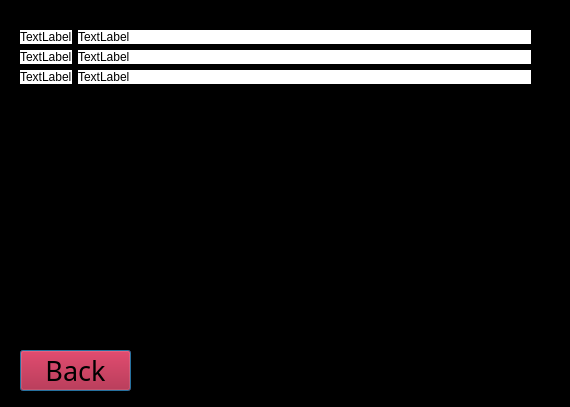
<?xml version="1.0" encoding="UTF-8"?>
<ui version="4.0">
 <class>Dialog</class>
 <widget class="QDialog" name="Dialog">
  <property name="geometry">
   <rect>
    <x>0</x>
    <y>0</y>
    <width>570</width>
    <height>407</height>
   </rect>
  </property>
  <property name="windowTitle">
   <string>Dialog</string>
  </property>
  <property name="styleSheet">
   <string notr="true">background-color: rgb(0, 0, 0);</string>
  </property>
  <widget class="QPushButton" name="pushButton_3">
   <property name="geometry">
    <rect>
     <x>20</x>
     <y>350</y>
     <width>111</width>
     <height>41</height>
    </rect>
   </property>
   <property name="font">
    <font>
     <family>Swis721 BlkCn BT</family>
     <pointsize>20</pointsize>
     <weight>50</weight>
     <bold>false</bold>
    </font>
   </property>
   <property name="styleSheet">
    <string notr="true">background-color: rgb(175, 4, 35);</string>
   </property>
   <property name="text">
    <string>Back</string>
   </property>
  </widget>
  <widget class="QWidget" name="formLayoutWidget">
   <property name="geometry">
    <rect>
     <x>20</x>
     <y>30</y>
     <width>511</width>
     <height>301</height>
    </rect>
   </property>
   <layout class="QFormLayout" name="formLayout">
    <item row="0" column="0">
     <widget class="QLabel" name="label">
      <property name="styleSheet">
       <string notr="true">background-color: rgb(255, 255, 255);</string>
      </property>
      <property name="text">
       <string>TextLabel</string>
      </property>
     </widget>
    </item>
    <item row="0" column="1">
     <widget class="QLabel" name="label_2">
      <property name="styleSheet">
       <string notr="true">background-color: rgb(255, 255, 255);</string>
      </property>
      <property name="text">
       <string>TextLabel</string>
      </property>
     </widget>
    </item>
    <item row="1" column="1">
     <widget class="QLabel" name="label_3">
      <property name="styleSheet">
       <string notr="true">background-color: rgb(255, 255, 255);</string>
      </property>
      <property name="text">
       <string>TextLabel</string>
      </property>
     </widget>
    </item>
    <item row="2" column="1">
     <widget class="QLabel" name="label_4">
      <property name="styleSheet">
       <string notr="true">background-color: rgb(255, 255, 255);</string>
      </property>
      <property name="text">
       <string>TextLabel</string>
      </property>
     </widget>
    </item>
    <item row="1" column="0">
     <widget class="QLabel" name="label_5">
      <property name="styleSheet">
       <string notr="true">background-color: rgb(255, 255, 255);</string>
      </property>
      <property name="text">
       <string>TextLabel</string>
      </property>
     </widget>
    </item>
    <item row="2" column="0">
     <widget class="QLabel" name="label_6">
      <property name="styleSheet">
       <string notr="true">background-color: rgb(255, 255, 255);</string>
      </property>
      <property name="text">
       <string>TextLabel</string>
      </property>
     </widget>
    </item>
   </layout>
  </widget>
 </widget>
 <resources/>
 <connections/>
</ui>
